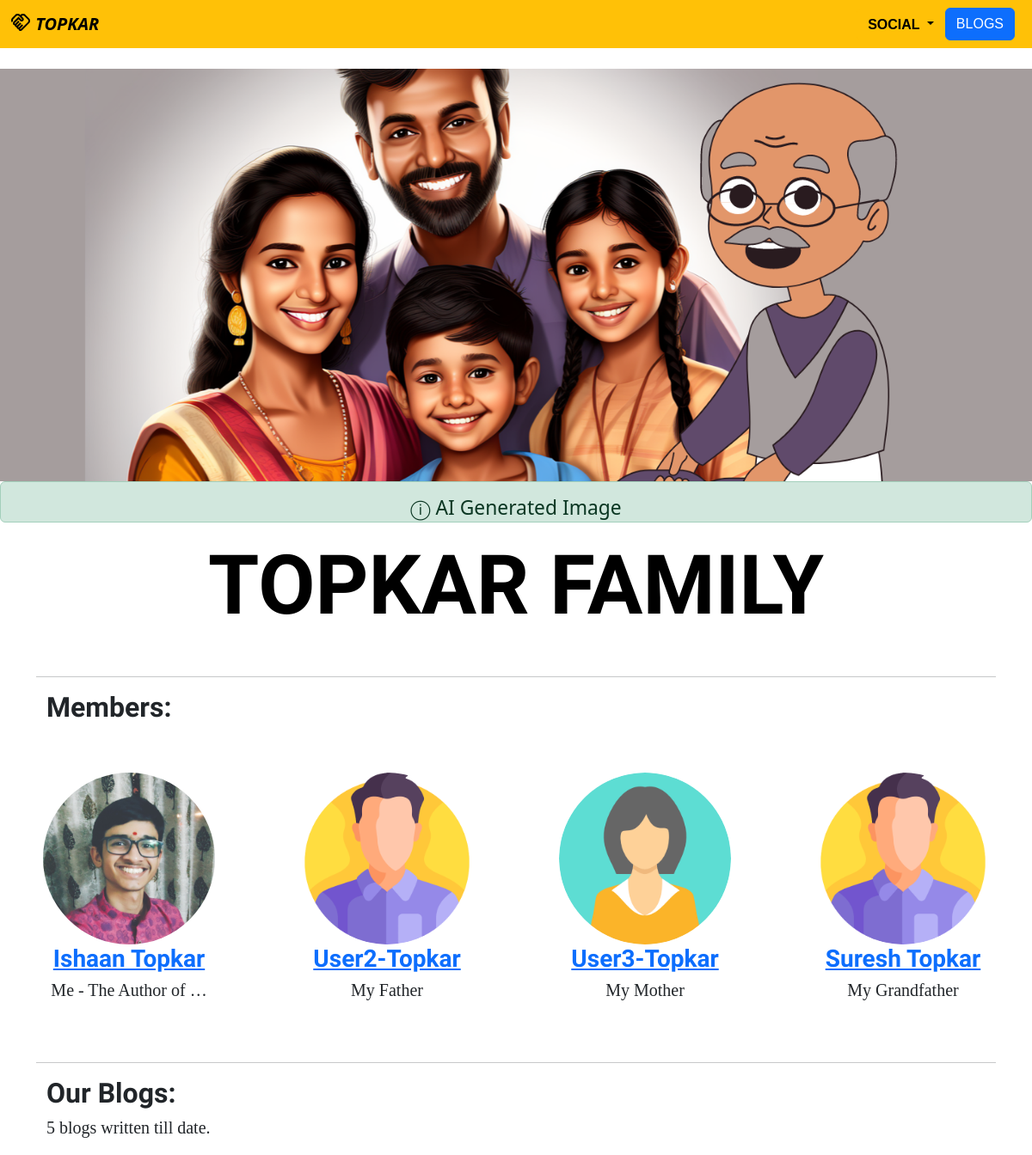
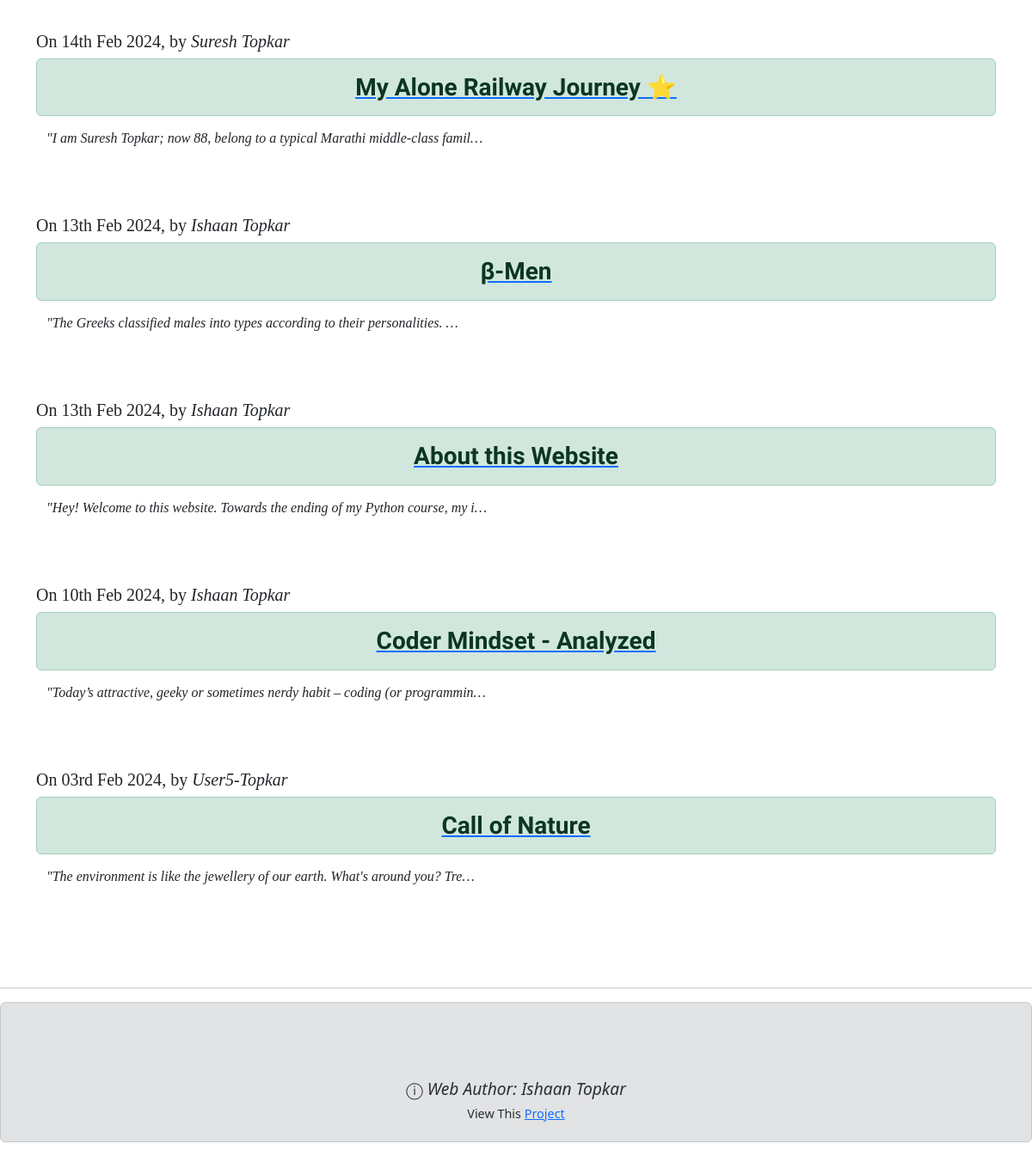
The page / on the database its author committed (2 pictures, top to bottom).
### Portfolios/models.py (models this page shows, shortened)
class Member(models.Model):
    name = models.CharField(max_length = 25)
    description = models.CharField(max_length = 200)
    profile_picture = models.ImageField(upload_to = "media/portfolio/images/")

### Blogs/models.py (models this page shows, shortened)
class Blog(models.Model):
    title = models.CharField(max_length = 50)
    author = models.CharField(max_length = 20)
    content = models.TextField()
    date = models.DateField(default = timezone.now())

### Portfolios/views.py (the view)
# urls.py: path("", views.homepage, name = "homepage"),
def homepage(request):
    members = Member.objects.all()
    blog_count = Blogmodels.Blog.objects.count()
    first_five = Blogmodels.Blog.objects.order_by('-date')[:5]
    return render (request, "homepage.html", {"members":members, "first_five":first_five, "blog_count":blog_count})

### Portfolios/templates/homepage.html (shortened to what this page needs)
{% extends 'base.html' %}
    {% load static %}
    {% block content %}
    <br>
        <img src = "{% static 'portfolio/WithDadas.png' %}" class="banner">
        <div class="alert alert-success custom-alert">
              <h5 class="text-center" style="font-size: 1.9vw;">&#9432; AI Generated Image</h5>
        </div>
        <h1 class="container text-center hmain">TOPKAR FAMILY</h1>
        <br>
        <div class="container">
        <hr>
        <h1 class="container text-start" id="memnblog">Members:</h1>
        <br><br>
        </div>
        <div class="media-scroller-container">
        <div class="media-scroller image-cropper">
        {% for x in members %}
            <div class="media-element text-center ">
                <a href = "{% url 'member_detail' x.id %}">
                <img src = "{{ x.profile_picture.url }}" class="d-block mx-auto" height=200>
                <h4 id="memnblog" style="font-size: 1.75rem;">{{ x.name }}</h4>
                </a>
                <h6 id="hsub" style="font-size: 1.25rem;">{{ x.description|truncatechars:20 }}</h6>
            </div>
        {% endfor %}
        </div>
        </div>
        <br><br>
        <div class = "container text-center">
            <hr>
            <h1 class = "container text-start" id="memnblog">Our Blogs:</h1>
            <h5 class="container text-start" id="hsub">{{ blog_count }} blog{{ blog_count|pluralize }} written till date.</h5>
            {% for blog in first_five %}
            <br><br>
            <h5>
            <div class="row">
                <div class="col text-start" id="hsub">
                    On {{ blog.date|date:'dS M Y' }}, by <i>{{blog.author}}</i>
                </div>
            </h5>
            <a href = "{% url 'Blogs:detail' blog.id %}">
            <h4 class = "alert alert-success" id="memnblog" style="font-size:1.75rem">{{ blog.title }}</h4>
            </a>
            <h6 class="container text-start" id="hsub"><i>"{{ blog.content|striptags|truncatechars:75 }}</i></h6>
            <br>
            {% endfor %}
        </div>
{% endblock %}

### Portfolios/static/portfolio/styles.css (style rules this page uses)
.hmain { font-family:'Salsa'; font-weight: bold; color:black; font-size: 8vw; }
#memnblog { font-family:"Baloo 2"; font-weight: bold; font-size: 2rem; }
#hsub { font-family:Georgia, 'Times New Roman', Times, serif; }
.banner { width: 100%; max-width: 1440px; min-width: 320px; height: auto; background-size: cover; }
.custom-alert { height: 4vw; }
.media-scroller-container { width: 100%; overflow-x: auto; }
.media-scroller { --_spacer: var(--size-3); display: grid; gap: var(--_spacer); grid-auto-flow: column; grid-auto-columns: 25%; padding: 0 var(--_spacer) var(--_spacer); white-space: nowrap; min-width: 1200px; max-width: 1500pxt; scroll-behavior: smooth; }
.media-element { display: grid; grid-template-rows:min-content; gap: var(--_spacer); padding: var(--_spacer); background: var(--surface-2); border-radius: var(--radius-2); box-shadow: var(--shadow-2); }
.image-cropper img { border-radius: 50%; width:auto; }

### rows shown on the page
Member: profile_picture (picture), name "Ishaan Topkar", description "Me - The Author of …"
Member: profile_picture (picture), name "User2-Topkar", description "My Father"
Member: profile_picture (picture), name "User3-Topkar", description "My Mother"
Member: profile_picture (picture), name "Suresh Topkar", description "My Grandfather"
Blog: date "14th Feb 2024", author "Suresh Topkar", title "My Alone Railway Journey ⭐", content "I am Suresh Topkar; now 88, belong to a typical Marathi middle-class famil…"
Blog: date "13th Feb 2024", author "Ishaan Topkar", title "β-Men", content "The Greeks classified males into types according to their personalities. …"
Blog: date "13th Feb 2024", author "Ishaan Topkar", title "About this Website", content "Hey! Welcome to this website. Towards the ending of my Python course, my i…"
Blog: date "10th Feb 2024", author "Ishaan Topkar", title "Coder Mindset - Analyzed", content "Today’s attractive, geeky or sometimes nerdy habit – coding (or programmin…"
Blog: date "03rd Feb 2024", author "User5-Topkar", title "Call of Nature", content "The environment is like the jewellery of our earth. What's around you? Tre…"

### other values the page prints
{{ blog_count }} "5"
